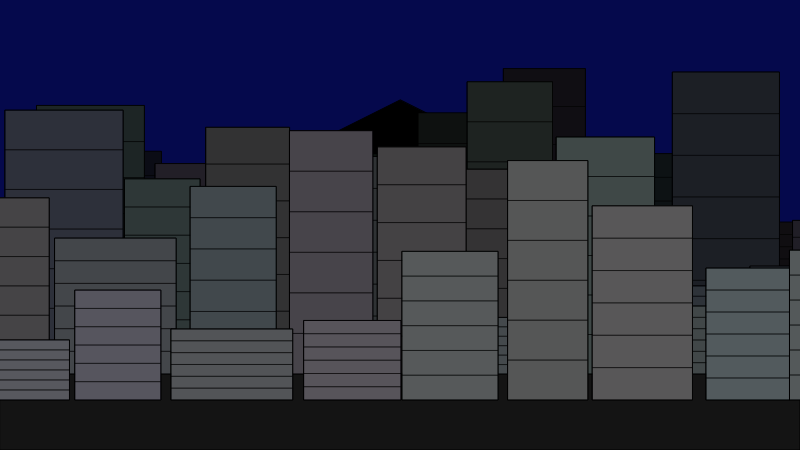
Frame 1 (no input)
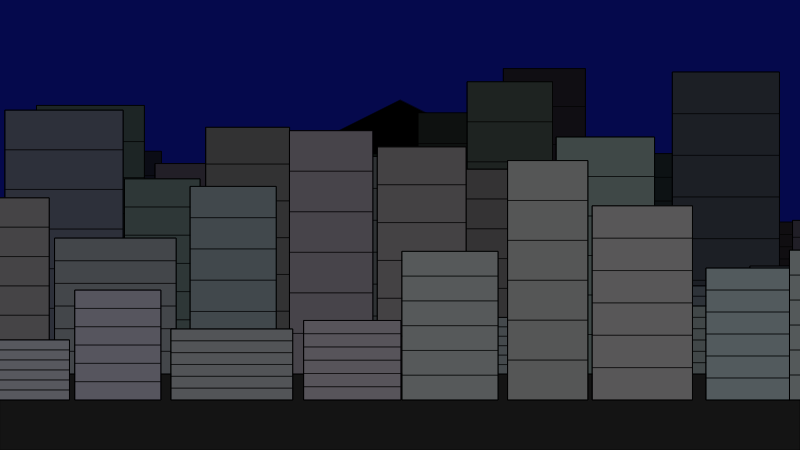
Frame 60 (no input)
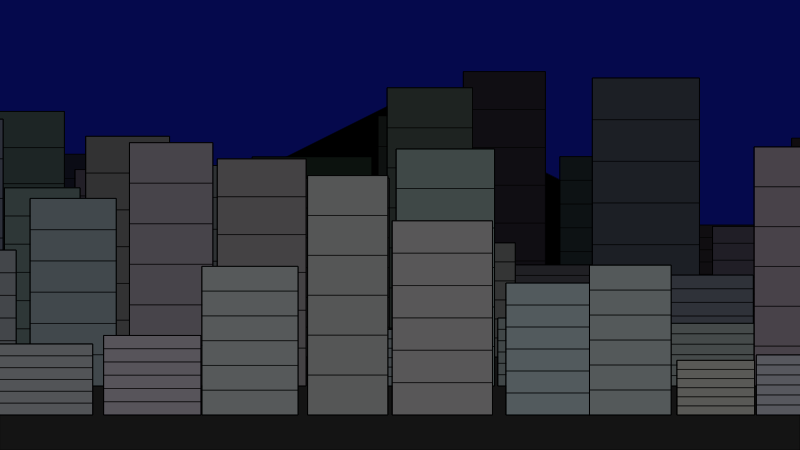
Frame 120 (the mouse pressed at the canvas centre since frame 60)

The p5.js sketch that drew these frames (run headless with seeded random() and noise() and a simulated clock; from frame 60 on, the mouse is pressed at the canvas centre):

// p5.js sketch
// ── sketch.js
// afc_01_hw
// Dima Konev
// September 11 2017

var buildings = [];
var layerLengths = [0, 0, 0, 0, 0];

function setup() {
    createCanvas(800, 450);
    
    for (var l = 0; l < 5; l++) {
        y[l] = 300;
        if(l != 0) {
            y[l] = y[l-1] + 30;
        }
        buildings.push([]);
        for (var i = 0; i < 10; i++) {
            var building = new Object();
            building.x = 0;
            if(i != 0) {
                building.x = buildings[l][i-1].x + buildings[l][i-1].a + random(15);
            }
            building.a = 75 + random(50);
            building.b = 50 + random(200);
            building.rgb = [200 - random(100), 230 - random(100), 255 - random(100)];
            building.windows = [1 + random(7), 6 + random(10)];

            buildings[l].push(building);
        }
        var building = buildings[l][buildings[l].length - 1];
        layerLengths[l] = building.x + building.a;

    }
    setX(200);
    print(buildings);
}
function setX(offset) {
    for(var l = 0; l < 5; l++) {
        x[l] = offsetCalc(offset, l);
    }
}

function getLayerLength(layer) {
    return layerLengths[layer];
}

var x = [0, 0, 0, 0, 0];
var y = [0, 0, 0, 0, 0];
var buildingY = 300;


function offsetCalc(value, layer) {
    return value * (0.2 * (layer + 1));
}
function draw() {
    var x = mouseX * 0.5;
    if(mouseX > 800) {
        x = 800 * 0.5 + (mouseX - 800) * 0.5 * 0.3;
    }
    if (mouseX < 0){
        x = x * 0.3; 
    }
    setX(x + 200);
    background(5, 9, 76);
    fill(0, 0, 0);
    triangle(400, 100, 0, 300, 800, 300);
    fill(20,20,20);
    rect(0, 300, 800, 150);
    drawBuildings();
    //fill(255, 255, 255);
    //text(x, 10, 10);
    //shadow
}
function drawBuildings(offset) {
    var my = mouseY;
    my = my/15;
    my = my - 20;
    
    for (var l = 0; l < 5; l++) {
        /*
        x[l] += offsetCalc(1, l);
        if(x[l] > getLayerLength(l)) {
            x[l] = 0;
        }*/
        for (var i = 0; i < 10; i++) {
            fill(20*l,20*l,20*l);-
            building(buildings[l][i].x - x[l], y[l] + offsetCalc(my, l), buildings[l][i].a, buildings[l][i].b, buildings[l][i].rgb, buildings[l][i].windows);
        }
        if(x[l] + 800 > getLayerLength(l)) {
            for (var i = 0; i < 10; i++) {
                fill(20*l,20*l,20*l);
                building(buildings[l][i].x - x[l] + getLayerLength(l), y[l] + offsetCalc(my, l), buildings[l][i].a, buildings[l][i].b, buildings[l][i].rgb, buildings[l][i].rgb);
            }
        }
    }
}

function building(x, y, a, b, rgb, windows) {
    y = y - b;
    if(x+a < 0 || x > 800) {
        return;
    }
    strokeWeight(1);
    rect(x, y, a, b);
    var w1 = 1;
    var w2 = 6;
    strokeWeight(0.5);
    for (var i = 0; i < w1; i++) {
        for (var j = 0; j < w2; j++) {
            fill(rgb[0], rgb[1], rgb[2], 21);
            rect(x + (a/w1) * i, y + (b/w2) * j, a/w1, b/w2);
        }
    }
}
